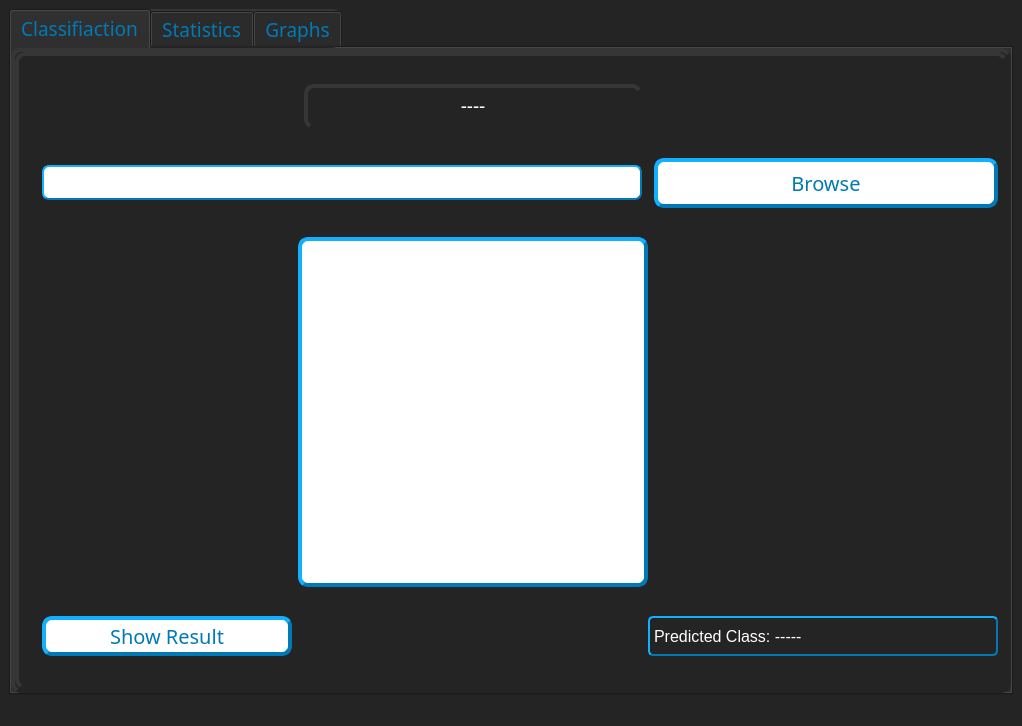
<?xml version="1.0" encoding="UTF-8"?>
<ui version="4.0">
 <class>MainWindow</class>
 <widget class="QMainWindow" name="MainWindow">
  <property name="geometry">
   <rect>
    <x>0</x>
    <y>0</y>
    <width>1022</width>
    <height>726</height>
   </rect>
  </property>
  <property name="font">
   <font>
    <family>MS Sans Serif</family>
    <pointsize>10</pointsize>
   </font>
  </property>
  <property name="windowTitle">
   <string>MainWindow</string>
  </property>
  <property name="styleSheet">
   <string notr="true">background-color: rgb(36, 36, 36);</string>
  </property>
  <widget class="QWidget" name="centralwidget">
   <layout class="QGridLayout" name="gridLayout">
    <item row="0" column="0">
     <widget class="QTabWidget" name="tabWidget">
      <property name="font">
       <font>
        <family>Mongolian Baiti</family>
        <pointsize>14</pointsize>
       </font>
      </property>
      <property name="styleSheet">
       <string notr="true">border-style: outset;
border-width: 4px;
border-radius: 10px;
border-color: rgb(36,  36, 36);
color: rgb(0, 121, 182);
</string>
      </property>
      <property name="currentIndex">
       <number>0</number>
      </property>
      <widget class="QWidget" name="tab">
       <attribute name="title">
        <string>Classifiaction</string>
       </attribute>
       <layout class="QGridLayout" name="gridLayout_2">
        <item row="0" column="0">
         <spacer name="horizontalSpacer_8">
          <property name="orientation">
           <enum>Qt::Horizontal</enum>
          </property>
          <property name="sizeHint" stdset="0">
           <size>
            <width>40</width>
            <height>20</height>
           </size>
          </property>
         </spacer>
        </item>
        <item row="2" column="2" colspan="3">
         <widget class="PlotWidget" name="graphicsView">
          <property name="minimumSize">
           <size>
            <width>350</width>
            <height>350</height>
           </size>
          </property>
          <property name="maximumSize">
           <size>
            <width>350</width>
            <height>350</height>
           </size>
          </property>
          <property name="styleSheet">
           <string notr="true">background-color: rgb(255, 255, 255);
border-style: outset;
border-width: 4px;
border-radius: 10px;
border-color: rgb(0, 121, 182);
color:rgb(0, 121, 182);
</string>
          </property>
         </widget>
        </item>
        <item row="3" column="3">
         <spacer name="horizontalSpacer_2">
          <property name="orientation">
           <enum>Qt::Horizontal</enum>
          </property>
          <property name="sizeHint" stdset="0">
           <size>
            <width>40</width>
            <height>20</height>
           </size>
          </property>
         </spacer>
        </item>
        <item row="3" column="4" colspan="2">
         <widget class="QLabel" name="label_3">
          <property name="minimumSize">
           <size>
            <width>350</width>
            <height>0</height>
           </size>
          </property>
          <property name="maximumSize">
           <size>
            <width>16777215</width>
            <height>16777215</height>
           </size>
          </property>
          <property name="font">
           <font>
            <pointsize>12</pointsize>
           </font>
          </property>
          <property name="styleSheet">
           <string notr="true">border-style: outset;
color: rgb(255, 255, 255);
border-width: 2px;
border-radius: 5px;
border-color: rgb(0, 121, 182);
</string>
          </property>
          <property name="text">
           <string>Predicted Class: -----</string>
          </property>
         </widget>
        </item>
        <item row="1" column="5">
         <widget class="QPushButton" name="browse_button">
          <property name="minimumSize">
           <size>
            <width>150</width>
            <height>50</height>
           </size>
          </property>
          <property name="font">
           <font>
            <family>Forte</family>
            <pointsize>15</pointsize>
            <weight>50</weight>
            <bold>false</bold>
           </font>
          </property>
          <property name="styleSheet">
           <string notr="true">background-color: rgb(255, 255, 255);
border-style: outset;
border-width: 4px;
border-radius: 10px;
border-color: rgb(0, 121, 182);
color:rgb(0, 121, 182);
</string>
          </property>
          <property name="text">
           <string>Browse</string>
          </property>
         </widget>
        </item>
        <item row="3" column="1">
         <widget class="QPushButton" name="classify_button">
          <property name="minimumSize">
           <size>
            <width>250</width>
            <height>40</height>
           </size>
          </property>
          <property name="font">
           <font>
            <family>Forte</family>
            <pointsize>15</pointsize>
           </font>
          </property>
          <property name="styleSheet">
           <string notr="true">background-color: rgb(255, 255, 255);
border-style: outset;
border-width: 4px;
border-radius: 10px;
border-color:rgb(0, 121, 182);
</string>
          </property>
          <property name="text">
           <string>Show Result</string>
          </property>
         </widget>
        </item>
        <item row="2" column="5">
         <spacer name="horizontalSpacer_4">
          <property name="orientation">
           <enum>Qt::Horizontal</enum>
          </property>
          <property name="sizeHint" stdset="0">
           <size>
            <width>340</width>
            <height>20</height>
           </size>
          </property>
         </spacer>
        </item>
        <item row="1" column="1" colspan="3">
         <widget class="QLineEdit" name="lineEdit">
          <property name="minimumSize">
           <size>
            <width>0</width>
            <height>35</height>
           </size>
          </property>
          <property name="font">
           <font>
            <pointsize>11</pointsize>
            <weight>75</weight>
            <bold>true</bold>
           </font>
          </property>
          <property name="styleSheet">
           <string notr="true">background-color: rgb(255, 255, 255);
border-style: outset;
border-width: 2px;
border-radius: 7px;
border-color: rgb(0, 121, 182);
color:rgb(0, 121, 182);</string>
          </property>
          <property name="text">
           <string/>
          </property>
          <property name="readOnly">
           <bool>true</bool>
          </property>
         </widget>
        </item>
        <item row="2" column="1">
         <spacer name="horizontalSpacer_5">
          <property name="orientation">
           <enum>Qt::Horizontal</enum>
          </property>
          <property name="sizeHint" stdset="0">
           <size>
            <width>249</width>
            <height>20</height>
           </size>
          </property>
         </spacer>
        </item>
        <item row="0" column="3">
         <widget class="QTextBrowser" name="model_name_viewer">
          <property name="maximumSize">
           <size>
            <width>16777215</width>
            <height>45</height>
           </size>
          </property>
          <property name="font">
           <font>
            <family>Fira Sans ExtraBold</family>
            <pointsize>12</pointsize>
           </font>
          </property>
          <property name="styleSheet">
           <string notr="true">color: rgb(255, 255, 255);</string>
          </property>
          <property name="html">
           <string>&lt;!DOCTYPE HTML PUBLIC &quot;-//W3C//DTD HTML 4.0//EN&quot; &quot;http://www.w3.org/TR/REC-html40/strict.dtd&quot;&gt;
&lt;html&gt;&lt;head&gt;&lt;meta name=&quot;qrichtext&quot; content=&quot;1&quot; /&gt;&lt;style type=&quot;text/css&quot;&gt;
p, li { white-space: pre-wrap; }
&lt;/style&gt;&lt;/head&gt;&lt;body style=&quot; font-family:'Fira Sans ExtraBold'; font-size:12pt; font-weight:400; font-style:normal;&quot;&gt;
&lt;p align=&quot;center&quot; style=&quot; margin-top:12px; margin-bottom:12px; margin-left:0px; margin-right:0px; -qt-block-indent:0; text-indent:0px;&quot;&gt;&lt;span style=&quot; font-size:14pt;&quot;&gt;----&lt;/span&gt;&lt;/p&gt;&lt;/body&gt;&lt;/html&gt;</string>
          </property>
         </widget>
        </item>
       </layout>
      </widget>
      <widget class="QWidget" name="tab_3">
       <attribute name="title">
        <string>Statistics</string>
       </attribute>
       <layout class="QGridLayout" name="gridLayout_4">
        <item row="0" column="0">
         <spacer name="horizontalSpacer_7">
          <property name="orientation">
           <enum>Qt::Horizontal</enum>
          </property>
          <property name="sizeHint" stdset="0">
           <size>
            <width>40</width>
            <height>20</height>
           </size>
          </property>
         </spacer>
        </item>
        <item row="0" column="1">
         <widget class="QComboBox" name="comboBox">
          <property name="minimumSize">
           <size>
            <width>200</width>
            <height>0</height>
           </size>
          </property>
          <property name="font">
           <font>
            <pointsize>12</pointsize>
           </font>
          </property>
          <property name="styleSheet">
           <string notr="true">border-style: outset;
color: rgb(255, 255, 255);
border-width: 2px;
border-radius: 5px;
border-color: rgb(0, 121, 182);
</string>
          </property>
          <item>
           <property name="text">
            <string>Choose</string>
           </property>
          </item>
          <item>
           <property name="text">
            <string>Accuracy</string>
           </property>
          </item>
          <item>
           <property name="text">
            <string>Precision</string>
           </property>
          </item>
          <item>
           <property name="text">
            <string>Recall</string>
           </property>
          </item>
          <item>
           <property name="text">
            <string>F1</string>
           </property>
          </item>
         </widget>
        </item>
        <item row="1" column="0" colspan="2">
         <widget class="QTableWidget" name="tableWidget">
          <property name="font">
           <font>
            <family>Raleway</family>
            <pointsize>12</pointsize>
           </font>
          </property>
          <property name="styleSheet">
           <string notr="true">border-style: outset;
border-width: 2px;
border-radius: 10px;
border-color: rgb(0, 121, 182);;
background-color: rgb(48, 48, 48);
color: rgb(0, 121, 182);

</string>
          </property>
          <attribute name="verticalHeaderVisible">
           <bool>false</bool>
          </attribute>
          <column>
           <property name="text">
            <string>Class Labels</string>
           </property>
           <property name="font">
            <font>
             <family>Raleway</family>
             <pointsize>11</pointsize>
             <weight>75</weight>
             <bold>true</bold>
            </font>
           </property>
           <property name="background">
            <color>
             <red>255</red>
             <green>255</green>
             <blue>255</blue>
            </color>
           </property>
          </column>
          <column>
           <property name="text">
            <string>Score</string>
           </property>
           <property name="font">
            <font>
             <family>Raleway</family>
             <pointsize>11</pointsize>
             <weight>75</weight>
             <bold>true</bold>
            </font>
           </property>
           <property name="background">
            <color>
             <red>253</red>
             <green>253</green>
             <blue>253</blue>
            </color>
           </property>
          </column>
         </widget>
        </item>
        <item row="2" column="1">
         <widget class="QPushButton" name="score_button">
          <property name="minimumSize">
           <size>
            <width>250</width>
            <height>40</height>
           </size>
          </property>
          <property name="maximumSize">
           <size>
            <width>60</width>
            <height>16777215</height>
           </size>
          </property>
          <property name="font">
           <font>
            <family>Forte</family>
            <pointsize>15</pointsize>
           </font>
          </property>
          <property name="styleSheet">
           <string notr="true">background-color: rgb(255, 255, 255);
border-style: outset;
border-width: 4px;
border-radius: 10px;
border-color:rgb(0, 121, 182);
</string>
          </property>
          <property name="text">
           <string>Show Score</string>
          </property>
         </widget>
        </item>
       </layout>
      </widget>
      <widget class="QWidget" name="tab_2">
       <attribute name="title">
        <string>Graphs</string>
       </attribute>
       <layout class="QGridLayout" name="gridLayout_3">
        <item row="1" column="2">
         <spacer name="horizontalSpacer_6">
          <property name="orientation">
           <enum>Qt::Horizontal</enum>
          </property>
          <property name="sizeHint" stdset="0">
           <size>
            <width>347</width>
            <height>20</height>
           </size>
          </property>
         </spacer>
        </item>
        <item row="1" column="1">
         <widget class="QPushButton" name="graphs_button">
          <property name="maximumSize">
           <size>
            <width>350</width>
            <height>40</height>
           </size>
          </property>
          <property name="font">
           <font>
            <family>Forte</family>
            <pointsize>13</pointsize>
            <weight>50</weight>
            <bold>false</bold>
           </font>
          </property>
          <property name="styleSheet">
           <string notr="true">background-color: rgb(255, 255, 255);
border-style: outset;
border-width: 4px;
border-radius: 10px;
border-color: rgb(0, 121, 182);
color: rgb(0, 121, 182);
</string>
          </property>
          <property name="text">
           <string>Show Graphs</string>
          </property>
         </widget>
        </item>
        <item row="0" column="2">
         <widget class="PlotWidget" name="graphicsView_3">
          <property name="minimumSize">
           <size>
            <width>350</width>
            <height>300</height>
           </size>
          </property>
          <property name="maximumSize">
           <size>
            <width>350</width>
            <height>300</height>
           </size>
          </property>
          <property name="styleSheet">
           <string notr="true">background-color: rgb(255, 255, 255);
border-style: outset;
border-width: 4px;
border-radius: 10px;
border-color: rgb(0, 121, 182);
color: rgb(73, 220, 220);
</string>
          </property>
         </widget>
        </item>
        <item row="1" column="0">
         <spacer name="horizontalSpacer">
          <property name="orientation">
           <enum>Qt::Horizontal</enum>
          </property>
          <property name="sizeHint" stdset="0">
           <size>
            <width>347</width>
            <height>20</height>
           </size>
          </property>
         </spacer>
        </item>
        <item row="0" column="0">
         <widget class="PlotWidget" name="graphicsView_2">
          <property name="minimumSize">
           <size>
            <width>350</width>
            <height>300</height>
           </size>
          </property>
          <property name="maximumSize">
           <size>
            <width>350</width>
            <height>300</height>
           </size>
          </property>
          <property name="styleSheet">
           <string notr="true">background-color: rgb(255, 255, 255);
border-style: outset;
border-width: 4px;
border-radius: 10px;
border-color: rgb(0, 121, 182);
color: rgb(73, 220, 220);
</string>
          </property>
         </widget>
        </item>
        <item row="0" column="1">
         <spacer name="horizontalSpacer_3">
          <property name="orientation">
           <enum>Qt::Horizontal</enum>
          </property>
          <property name="sizeHint" stdset="0">
           <size>
            <width>198</width>
            <height>20</height>
           </size>
          </property>
         </spacer>
        </item>
       </layout>
      </widget>
     </widget>
    </item>
   </layout>
  </widget>
  <widget class="QStatusBar" name="statusbar"/>
 </widget>
 <customwidgets>
  <customwidget>
   <class>PlotWidget</class>
   <extends>QGraphicsView</extends>
   <header>pyqtgraph</header>
  </customwidget>
 </customwidgets>
 <resources/>
 <connections/>
</ui>
